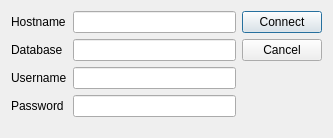
<?xml version="1.0" encoding="UTF-8"?>
<ui version="4.0">
 <class>LoginDialog</class>
 <widget class="QDialog" name="LoginDialog">
  <property name="geometry">
   <rect>
    <x>0</x>
    <y>0</y>
    <width>333</width>
    <height>138</height>
   </rect>
  </property>
  <property name="windowTitle">
   <string>Авторизация</string>
  </property>
  <layout class="QHBoxLayout" name="horizontalLayout">
   <item>
    <layout class="QFormLayout" name="formLayout">
     <item row="0" column="0">
      <widget class="QLabel" name="label">
       <property name="text">
        <string>Hostname</string>
       </property>
      </widget>
     </item>
     <item row="0" column="1">
      <widget class="QLineEdit" name="lineHostname">
       <property name="text">
        <string/>
       </property>
      </widget>
     </item>
     <item row="1" column="0">
      <widget class="QLabel" name="label_2">
       <property name="text">
        <string>Database</string>
       </property>
      </widget>
     </item>
     <item row="1" column="1">
      <widget class="QLineEdit" name="lineDBname">
       <property name="text">
        <string/>
       </property>
      </widget>
     </item>
     <item row="2" column="0">
      <widget class="QLabel" name="label_4">
       <property name="text">
        <string>Username</string>
       </property>
      </widget>
     </item>
     <item row="2" column="1">
      <widget class="QLineEdit" name="lineUsername">
       <property name="text">
        <string/>
       </property>
      </widget>
     </item>
     <item row="3" column="0">
      <widget class="QLabel" name="label_3">
       <property name="text">
        <string>Password</string>
       </property>
      </widget>
     </item>
     <item row="3" column="1">
      <widget class="QLineEdit" name="linePass">
       <property name="echoMode">
        <enum>QLineEdit::Password</enum>
       </property>
      </widget>
     </item>
    </layout>
   </item>
   <item>
    <layout class="QVBoxLayout" name="verticalLayout">
     <item>
      <widget class="QPushButton" name="pushConnect">
       <property name="text">
        <string>Connect</string>
       </property>
      </widget>
     </item>
     <item>
      <widget class="QPushButton" name="pushCancel">
       <property name="text">
        <string>Cancel</string>
       </property>
      </widget>
     </item>
     <item>
      <spacer name="verticalSpacer">
       <property name="orientation">
        <enum>Qt::Vertical</enum>
       </property>
       <property name="sizeHint" stdset="0">
        <size>
         <width>20</width>
         <height>40</height>
        </size>
       </property>
      </spacer>
     </item>
    </layout>
   </item>
  </layout>
 </widget>
 <resources/>
 <connections/>
</ui>
